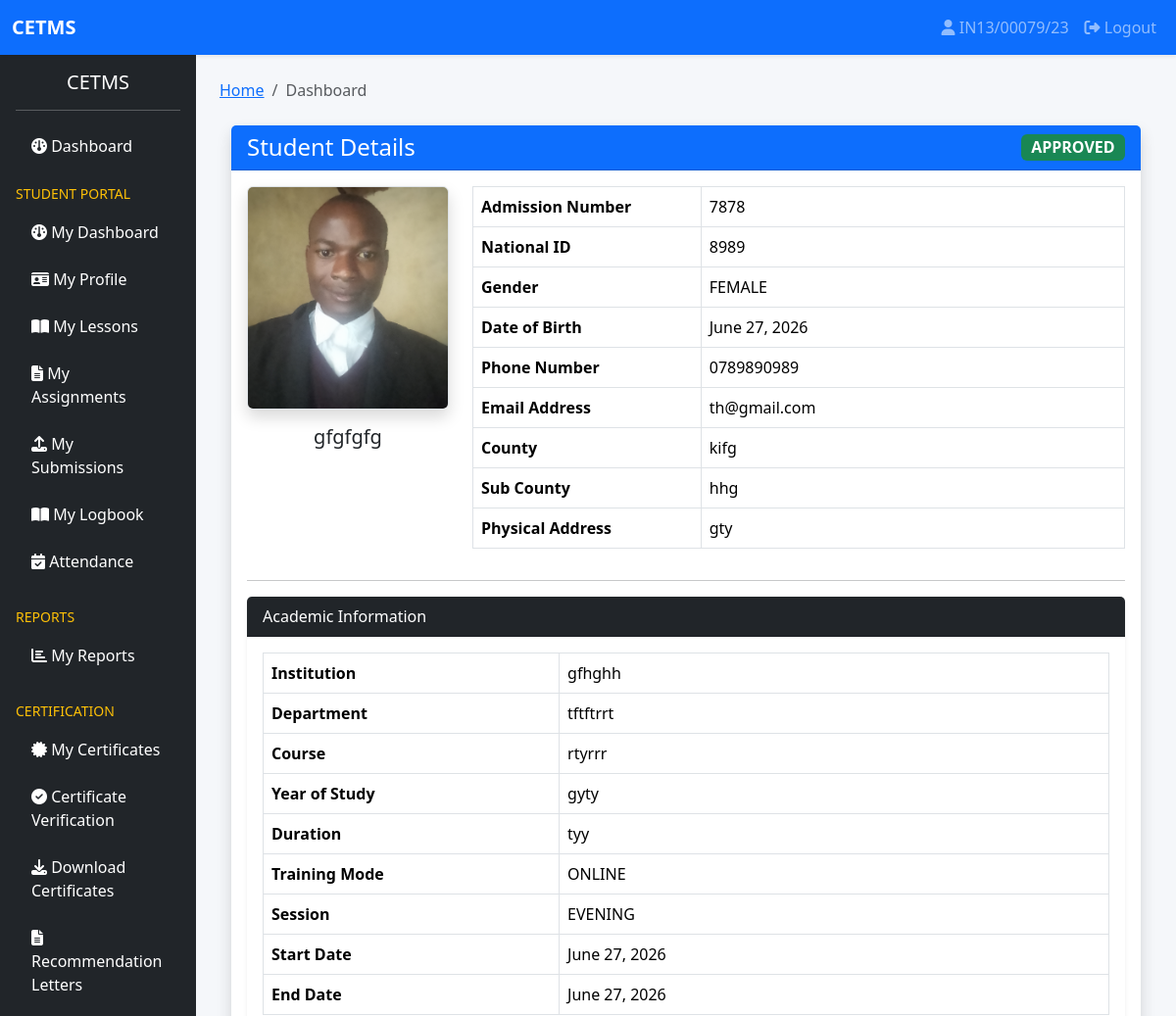
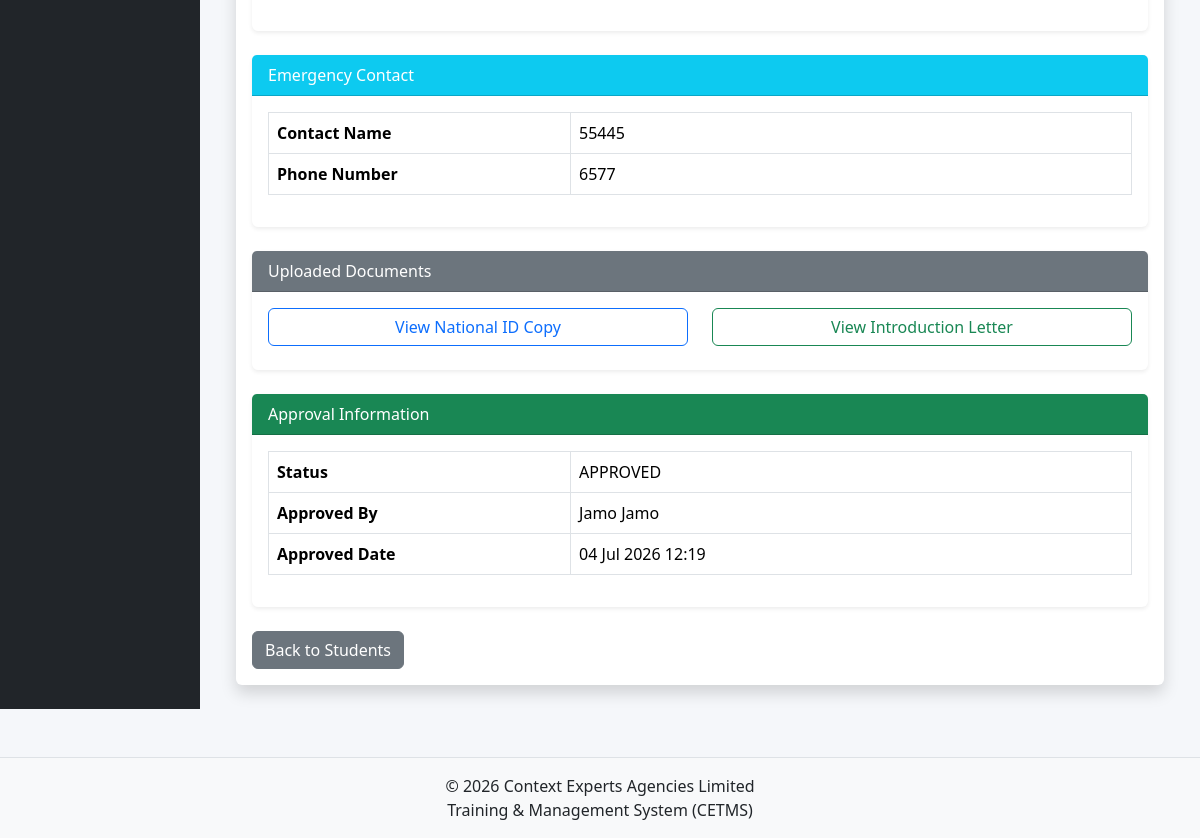
The app's page /students/detail/2/ (signed in) with its own data (2 pictures, top to bottom).
### accounts/models.py (models this page shows, shortened)
class User(AbstractUser):
    ROLE_CHOICES = (
        ('SUPER_ADMIN', 'Super Admin'),
        ('TRAINER', 'Trainer'),
        ('STUDENT', 'Student'),
        ('FINANCE', 'Finance Officer'),
    )
    role = models.CharField(
        max_length=20,
        choices=ROLE_CHOICES,
        default='STUDENT'
    )
    phone_number = models.CharField(
        max_length=20,
        blank=True,
        null=True
    )
    profile_picture = models.ImageField(
        upload_to='profiles/',
        blank=True,
        null=True
    )
    is_verified = models.BooleanField(
        default=False
    )
    last_seen = models.DateTimeField(
        blank=True,
        null=True
    )
    failed_login_attempts = models.PositiveIntegerField(
        default=0
    )
    is_locked = models.BooleanField(
        default=False
    )
    created_at = models.DateTimeField(
        auto_now_add=True
    )
    updated_at = models.DateTimeField(
        auto_now=True
    )
    class Meta:
        ordering = ['-date_joined']
        verbose_name = "User"
        verbose_name_plural = "Users"

### students/models.py (models this page shows, shortened)
class Student(models.Model):
    TRAINING_MODE = (
        ('PHYSICAL', 'Physical'),
        ('ONLINE', 'Online'),
        ('HYBRID', 'Hybrid'),
    )
    SESSION = (
        ('MORNING', 'Morning'),
        ('EVENING', 'Evening'),
        ('WEEKEND', 'Weekend'),
    )
    STATUS = (
        ('PENDING', 'Pending Approval'),
        ('APPROVED', 'Approved'),
        ('REJECTED', 'Rejected'),
        ('COMPLETED', 'Completed'),
    )
    GENDER_CHOICES = (
        ('MALE', 'Male'),
        ('FEMALE', 'Female'),
        ('OTHER', 'Other'),
    )
    user = models.OneToOneField(
        settings.AUTH_USER_MODEL,
        on_delete=models.CASCADE,
        related_name='student_profile'
    )
    full_name = models.CharField(
        max_length=255
    )
    admission_number = models.CharField(
        max_length=100,
        unique=True
    )
    national_id = models.CharField(
        max_length=20,
        unique=True
    )
    gender = models.CharField(
        max_length=10,
        choices=GENDER_CHOICES
    )
    date_of_birth = models.DateField(
        null=True,
        blank=True
    )
    phone_number = models.CharField(
        max_length=20
    )
    email = models.EmailField()
    county = models.CharField(
        max_length=100,
        blank=True
    )
    sub_county = models.CharField(
        max_length=100,
        blank=True
    )
    physical_address = models.TextField(
        blank=True
    )
    institution = models.CharField(
        max_length=255
    )
    department = models.CharField(
        max_length=255,
        blank=True
    )
    course = models.CharField(
        max_length=255
    )
    specialization = models.CharField(
        max_length=255,
        blank=True
    )
    year_of_study = models.CharField(
        max_length=50,
        blank=True
    )
    duration = models.CharField(
        max_length=50
    )
    start_date = models.DateField()
    end_date = models.DateField()
    training_mode = models.CharField(
        max_length=20,
        choices=TRAINING_MODE
    )
    session = models.CharField(
        max_length=20,
        choices=SESSION
    )
    attachment_company = models.CharField(
        max_length=255,
        blank=True
    )
    attachment_supervisor = models.CharField(
        max_length=255,
        blank=True
    )
    supervisor_phone = models.CharField(
        max_length=20,
        blank=True
    )
    supervisor_email = models.EmailField(
        blank=True
    )
    emergency_contact_name = models.CharField(
        max_length=255,
        blank=True
    )
    emergency_contact_phone = models.CharField(
        max_length=20,
        blank=True
    )
    emergency_relationship = models.CharField(
        max_length=100,
        blank=True
    )
    passport_photo = models.ImageField(
        upload_to='students/passports/'
    )
    id_copy = models.ImageField(
        upload_to='students/ids/'
    )
    introduction_letter = models.FileField(
        upload_to='students/letters/'
    )
    status = models.CharField(
        max_length=20,
        choices=STATUS,
        default='PENDING'
    )
    approved_by = models.ForeignKey(
        settings.AUTH_USER_MODEL,
        on_delete=models.SET_NULL,
        null=True,
        blank=True,
        related_name='approved_students'
    )
    approved_at = models.DateTimeField(
        null=True,
        blank=True
    )
    created_at = models.DateTimeField(
        auto_now_add=True
    )
    updated_at = models.DateTimeField(
        auto_now=True
    )
    class Meta:
        ordering = ['-created_at']

### students/views.py (the view)
@login_required
def student_detail(request, pk):
    student = get_object_or_404(
        Student,
        pk=pk
    )
    return render(
        request,
        "student_detail.html",
        {
            "student": student
        }
    )

### students/templates/student_detail.html (shortened to what this page needs)
{% extends 'base.html' %}
{% block content %}
<div class="container mt-4">
    <div class="card shadow border-0">
        <div class="card-header bg-primary text-white">
            <div class="d-flex justify-content-between align-items-center">
                <h4 class="mb-0">
                    Student Details
                </h4>
                {% if student.status == "APPROVED" %}
                    <span class="badge bg-success fs-6">
                        APPROVED
                    </span>
                {% elif student.status == "PENDING" %}
                    <span class="badge bg-warning text-dark fs-6">
                        PENDING
                    </span>
                {% else %}
                    <span class="badge bg-danger fs-6">
                        REJECTED
                    </span>
                {% endif %}
            </div>
        </div>
        <div class="card-body">
            <div class="row">
                <div class="col-md-3 text-center">
                    {% if student.passport_photo %}
                        <img src="{{ student.passport_photo.url }}"
                             class="img-fluid rounded shadow border"
                             style="max-height:250px;">
                    {% endif %}
                    <h5 class="mt-3">
                        {{ student.full_name }}
                    </h5>
                </div>
                <div class="col-md-9">
                    <table class="table table-bordered">
                        <tr>
                            <th width="35%">Admission Number</th>
                            <td>{{ student.admission_number }}</td>
                        </tr>
                        <tr>
                            <th>National ID</th>
                            <td>{{ student.national_id }}</td>
                        </tr>
                        <tr>
                            <th>Gender</th>
                            <td>{{ student.gender }}</td>
                        </tr>
                        <tr>
                            <th>Date of Birth</th>
                            <td>{{ student.date_of_birth }}</td>
                        </tr>
                        <tr>
                            <th>Phone Number</th>
                            <td>{{ student.phone_number }}</td>
                        </tr>
                        <tr>
                            <th>Email Address</th>
                            <td>{{ student.email }}</td>
                        </tr>
                        <tr>
                            <th>County</th>
                            <td>{{ student.county }}</td>
                        </tr>
                        <tr>
                            <th>Sub County</th>
                            <td>{{ student.sub_county }}</td>
                        </tr>
                        <tr>
                            <th>Physical Address</th>
                            <td>{{ student.physical_address }}</td>
                        </tr>
                    </table>
                </div>
            </div>
            <hr>
            <div class="card shadow-sm border-0 mb-4">
                <div class="card-header bg-dark text-white">
                    Academic Information
                </div>
                <div class="card-body">
                    <table class="table table-bordered">
                        <tr>
                            <th width="35%">Institution</th>
                            <td>{{ student.institution }}</td>
                        </tr>
                        <tr>
                            <th>Department</th>
                            <td>{{ student.department }}</td>
                        </tr>
                        <tr>
                            <th>Course</th>
                            <td>{{ student.course }}</td>
                        </tr>
                        <tr>
                            <th>Year of Study</th>
                            <td>{{ student.year_of_study }}</td>
                        </tr>
                        <tr>
                            <th>Duration</th>
                            <td>{{ student.duration }}</td>
                        </tr>
                        <tr>
                            <th>Training Mode</th>
                            <td>{{ student.training_mode }}</td>
                        </tr>
                        <tr>
                            <th>Session</th>
                            <td>{{ student.session }}</td>
                        </tr>
                        <tr>
                            <th>Start Date</th>
                            <td>{{ student.start_date }}</td>
                        </tr>
                        <tr>
                            <th>End Date</th>
                            <td>{{ student.end_date }}</td>
                        </tr>
                    </table>
                </div>
            </div>
            <div class="card shadow-sm border-0 mb-4">
                <div class="card-header bg-info text-white">
                    Emergency Contact
                </div>
                <div class="card-body">
                    <table class="table table-bordered">
                        <tr>
                            <th width="35%">Contact Name</th>
                            <td>{{ student.emergency_contact_name }}</td>
                        </tr>
                        <tr>
                            <th>Phone Number</th>
                            <td>{{ student.emergency_contact_phone }}</td>
                        </tr>
                    </table>
                </div>
            </div>
            <div class="card shadow-sm border-0 mb-4">
                <div class="card-header bg-secondary text-white">
                    Uploaded Documents
                </div>
                <div class="card-body">
                    <div class="row">
                        <div class="col-md-6">
                            {% if student.id_copy %}
                            <a href="{{ student.id_copy.url }}"
                               target="_blank"
                               class="btn btn-outline-primary w-100 mb-2">
                                View National ID Copy
                            </a>
                            {% endif %}
                        </div>
                        <div class="col-md-6">
                            {% if student.introduction_letter %}
                            <a href="{{ student.introduction_letter.url }}"
                               target="_blank"
                               class="btn btn-outline-success w-100 mb-2">
                                View Introduction Letter
                            </a>
                            {% endif %}
                        </div>
                    </div>
                </div>
            </div>
            <div class="card shadow-sm border-0">
                <div class="card-header bg-success text-white">
                    Approval Information
                </div>
                <div class="card-body">
                    <table class="table table-bordered">
                        <tr>
                            <th width="35%">Status</th>
                            <td>{{ student.status }}</td>
                        </tr>
                        <tr>
                            <th>Approved By</th>
                            <td>
                                {% if student.approved_by %}
                                    {{ student.approved_by.get_full_name|default:student.approved_by.username }}
                                {% else %}
                                    -
                                {% endif %}
                            </td>
                        </tr>
                        <tr>
                            <th>Approved Date</th>
                            <td>
                                {% if student.approved_at %}
                                    {{ student.approved_at|date:"d M Y H:i" }}
                                {% else %}
                                    -
                                {% endif %}
                            </td>
                        </tr>
                    </table>
                </div>
            </div>
            <div class="mt-4 d-flex flex-wrap gap-2">
                <a href="{% url 'students:list' %}"
                   class="btn btn-secondary">
                    Back to Students
                </a>
            </div>
        </div>
    </div>
</div>
{% endblock %}

### templates/partials/navbar.html (shortened to what this page needs)
<nav class="navbar navbar-expand-lg navbar-dark bg-primary shadow-sm">
    <div class="container-fluid">
        <a class="navbar-brand fw-bold" href="#">
            CETMS
        </a>
        <div class="collapse navbar-collapse" id="navbarNav">
            <ul class="navbar-nav ms-auto">
                {% if user.is_authenticated %}
                    <li class="nav-item">
                        <a class="nav-link"
                           href="{% url 'accounts:profile' %}">
                            <i class="fa fa-user"></i>
                            {{ user.username }}
                        </a>
                    </li>
                    <li class="nav-item">
                        <a class="nav-link"
                           href="{% url 'accounts:logout' %}">
                            <i class="fa fa-sign-out-alt"></i>
                            Logout
                        </a>
                    </li>
                {% endif %}
            </ul>
        </div>
    </div>
</nav>

### static/css/style.css (style rules this page uses)
body { background:#f5f7fa; }
.card { border:none; }

### records on screen
User: username "IN13/00079/23"
Student: passport_photo (picture), full_name "gfgfgfg", admission_number "7878", national_id "8989", gender "FEMALE", date_of_birth "June 27, 2026", phone_number "0789890989", email "th@gmail.com", county "kifg", sub_county "hhg", physical_address "gty", institution "gfhghh", department "tftftrrt", course "rtyrrr", year_of_study "gyty", duration "tyy", training_mode "ONLINE", session "EVENING", start_date "June 27, 2026", end_date "June 27, 2026", emergency_contact_name "55445", emergency_contact_phone "6577", status "APPROVED", approved_by.get_full_name "Jamo Jamo", approved_at "04 Jul 2026 12:19"
